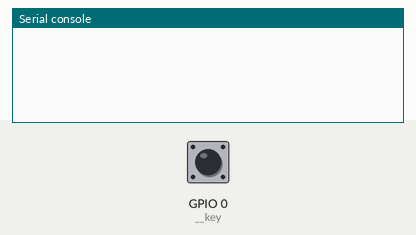
Recording of a program running on a simulated ESP32 board running MicroPython. Parts: the last lines printed to the serial console. The test bench sets the inputs (shaded band); at power-on: GPIO 0 (__key) HIGH.

Above: at 1.2 s.
1.3 s: GPIO 0 (__key) pulled LOW for 0.15 s
At 2.7 s:
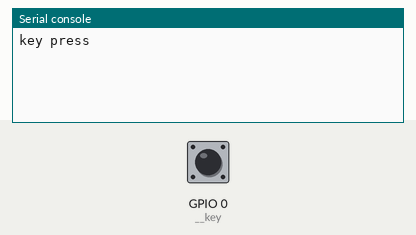
At 4.3 s:
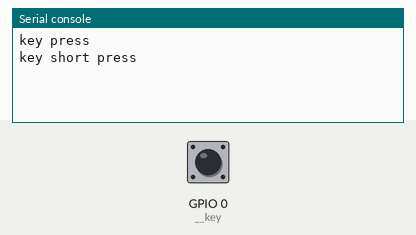

Measured:
- after the input at 1.3 s, the serial console: prints a new line at once (image 1)

The program:

key.py
```python
""" 按键事件模块 """
import utime
from machine import Pin, Timer

NOT_INIT = -1
TIMER_ID = -1
DOUBLE_CLICK_COUNT = 2
DOUBLE_CLICK_MAX_MS = 500
SHORT_PRESS_MS = 2000
LONG_PRESS_MS = 4000

class KeyEventID:
    """ 按键事件ID """
    KEY_PRESS = 0        # 按键按下
    KEY_RELEASE = 1      # 按键释放
    KEY_DOUBLE_CLICK = 2 # 双击 500ms内按下两次按键
    KEY_SHORT_PRESS = 3  # 短按 2s
    KEY_LONG_PRESS = 4   # 长按 4s

class Key():
    def __init__(self) -> None:
        self.__keyEventCallback = {
            KeyEventID.KEY_PRESS: None,
            KeyEventID.KEY_RELEASE: None,
            KeyEventID.KEY_DOUBLE_CLICK: None,
            KeyEventID.KEY_SHORT_PRESS: None,
            KeyEventID.KEY_LONG_PRESS: None,
        }
        self.__key = Pin(0,Pin.IN,Pin.PULL_UP)
        self.__key.irq(self.__KeyEvent, Pin.IRQ_FALLING)
        self.__lastKeyValue = NOT_INIT
        self.__KeyPressCount = 0
        self.__pressTime = 0
        self.__timer = Timer(TIMER_ID)
    def SetKeyEventCb(self, eventId: KeyEventID, eventCallback = None):
        self.__keyEventCallback[eventId] = eventCallback
    def __timeOutCb(self, timer = None):
        timeDiff = utime.ticks_ms() - self.__pressTime
        if timeDiff >= SHORT_PRESS_MS and timeDiff < LONG_PRESS_MS:
            # print("key short press, timeDiff:{}".format(timeDiff))
            if self.__keyEventCallback[KeyEventID.KEY_SHORT_PRESS] != None:
                self.__keyEventCallback[KeyEventID.KEY_SHORT_PRESS]()
        elif timeDiff >= LONG_PRESS_MS:
            # print("key long press, timeDiff:{}".format(timeDiff))
            if self.__keyEventCallback[KeyEventID.KEY_LONG_PRESS] != None:
                self.__keyEventCallback[KeyEventID.KEY_LONG_PRESS]()
            self.__timer.deinit()

    def __KeyEvent(self, key:Pin):
        """ 按键中断函数 """
        if self.__lastKeyValue == NOT_INIT:
            self.__lastKeyValue = key.value()
        elif self.__lastKeyValue != key.value():
            self.__lastKeyValue = key.value()
        else:
            return
        timeNow = utime.ticks_ms()
        timeDiff = 0
        if self.__pressTime != 0:
            timeDiff = timeNow - self.__pressTime
        if self.__KeyPressCount > DOUBLE_CLICK_COUNT or timeDiff >= DOUBLE_CLICK_MAX_MS:
            self.__pressTime = 0
            self.__KeyPressCount = 0
        if key.value() == KeyEventID.KEY_PRESS:
            self.__KeyPressCount += 1
            """ 打印的是距离上一次按下的时间 """
            # print("key press, timeDiff:{},PressCount:{}".format(timeDiff, self.__KeyPressCount))
            if self.__keyEventCallback[KeyEventID.KEY_PRESS] != None:
                self.__keyEventCallback[KeyEventID.KEY_PRESS]()
            if self.__pressTime == 0:
                """ 记录第一次按下的时间 """
                self.__pressTime = timeNow
            self.__timer.deinit()
            self.__timer.init(mode=Timer.PERIODIC, period = SHORT_PRESS_MS, callback = self.__timeOutCb)
        elif key.value() == KeyEventID.KEY_RELEASE:
            """ 打印的时按下到弹起的时间 """
            if self.__KeyPressCount == DOUBLE_CLICK_COUNT and timeDiff < DOUBLE_CLICK_MAX_MS:
                # print("key double click, timeDiff:{},PressCount:{}".format(timeDiff, self.__KeyPressCount))
                """ 双击事件 """
                if self.__keyEventCallback[KeyEventID.KEY_DOUBLE_CLICK] != None:
                    self.__keyEventCallback[KeyEventID.KEY_DOUBLE_CLICK]()
            # print("key release, timeDiff:{},PressCount:{}".format(timeDiff, self.__KeyPressCount))
            if self.__keyEventCallback[KeyEventID.KEY_RELEASE] != None:
                self.__keyEventCallback[KeyEventID.KEY_RELEASE]()
            self.__timer.deinit()
        else:
            pass

if __name__ == '__main__':
    """ 按键测试 """
    key = Key()
    key.SetKeyEventCb(KeyEventID.KEY_PRESS, lambda: print("key press"))
    key.SetKeyEventCb(KeyEventID.KEY_RELEASE, lambda: print("key release"))
    key.SetKeyEventCb(KeyEventID.KEY_DOUBLE_CLICK, lambda: print("key double click"))
    key.SetKeyEventCb(KeyEventID.KEY_SHORT_PRESS, lambda: print("key short press"))
    key.SetKeyEventCb(KeyEventID.KEY_LONG_PRESS, lambda: print("key long press"))
```
